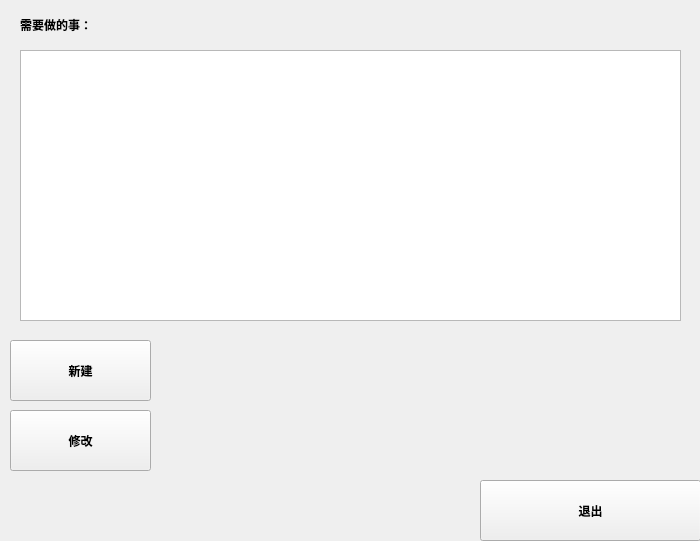
<?xml version="1.0" encoding="UTF-8"?>
<ui version="4.0">
 <class>Widget</class>
 <widget class="QWidget" name="Widget">
  <property name="geometry">
   <rect>
    <x>0</x>
    <y>0</y>
    <width>700</width>
    <height>541</height>
   </rect>
  </property>
  <property name="windowTitle">
   <string>Widget</string>
  </property>
  <widget class="QTextEdit" name="textEdit">
   <property name="geometry">
    <rect>
     <x>20</x>
     <y>50</y>
     <width>661</width>
     <height>271</height>
    </rect>
   </property>
  </widget>
  <widget class="QWidget" name="widget" native="true">
   <property name="geometry">
    <rect>
     <x>0</x>
     <y>340</y>
     <width>691</width>
     <height>171</height>
    </rect>
   </property>
   <widget class="QPushButton" name="pushButton">
    <property name="geometry">
     <rect>
      <x>10</x>
      <y>0</y>
      <width>141</width>
      <height>61</height>
     </rect>
    </property>
    <property name="font">
     <font>
      <family>Segoe UI Semibold</family>
      <weight>75</weight>
      <italic>false</italic>
      <bold>true</bold>
     </font>
    </property>
    <property name="text">
     <string>新建</string>
    </property>
   </widget>
   <widget class="QPushButton" name="pushButton_3">
    <property name="geometry">
     <rect>
      <x>10</x>
      <y>70</y>
      <width>141</width>
      <height>61</height>
     </rect>
    </property>
    <property name="font">
     <font>
      <weight>75</weight>
      <bold>true</bold>
     </font>
    </property>
    <property name="text">
     <string>修改</string>
    </property>
   </widget>
  </widget>
  <widget class="QLabel" name="label">
   <property name="geometry">
    <rect>
     <x>20</x>
     <y>14</y>
     <width>261</width>
     <height>21</height>
    </rect>
   </property>
   <property name="font">
    <font>
     <weight>75</weight>
     <italic>false</italic>
     <bold>true</bold>
     <underline>false</underline>
    </font>
   </property>
   <property name="text">
    <string>需要做的事：</string>
   </property>
  </widget>
  <widget class="QLabel" name="dateTime">
   <property name="geometry">
    <rect>
     <x>120</x>
     <y>10</y>
     <width>361</width>
     <height>31</height>
    </rect>
   </property>
   <property name="font">
    <font>
     <weight>75</weight>
     <bold>true</bold>
    </font>
   </property>
   <property name="text">
    <string/>
   </property>
  </widget>
  <widget class="QPushButton" name="pushButton_2">
   <property name="geometry">
    <rect>
     <x>480</x>
     <y>480</y>
     <width>221</width>
     <height>61</height>
    </rect>
   </property>
   <property name="font">
    <font>
     <weight>75</weight>
     <bold>true</bold>
    </font>
   </property>
   <property name="text">
    <string>退出</string>
   </property>
  </widget>
 </widget>
 <resources/>
 <connections/>
</ui>
